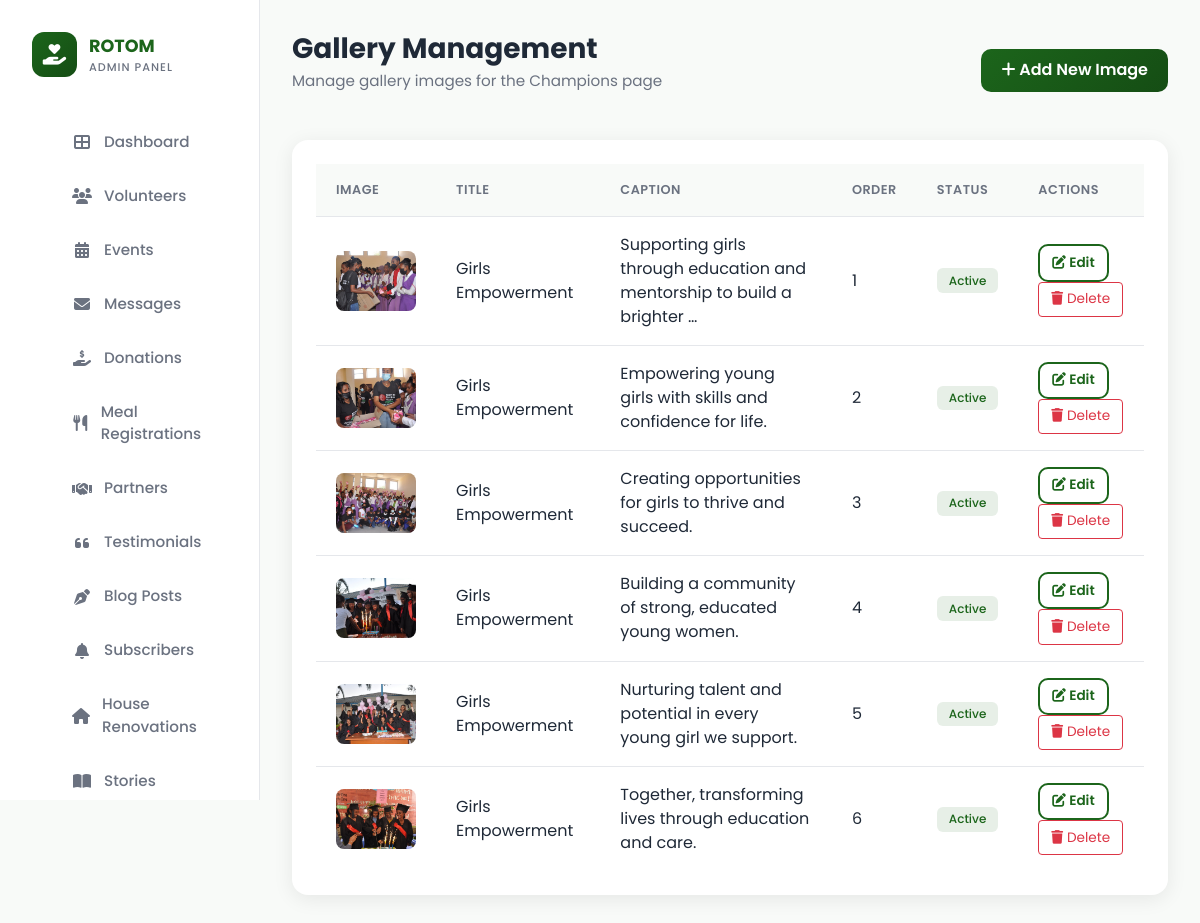
The app's page /dashboard/manage-gallery/ (signed in) with its own data.
### rotom/models.py (models this page shows, shortened)
class GalleryImage(models.Model):
    title = models.CharField(max_length=200, help_text="Image title (e.g., Girls Empowerment)")
    title_am = models.CharField(max_length=200, blank=True, help_text="Amharic translation of title (optional)")
    caption = models.TextField(help_text="Image caption/description")
    caption_am = models.TextField(blank=True, help_text="Amharic translation of caption (optional)")
    image = models.ImageField(upload_to='gallery/', help_text="Gallery photo")
    order = models.IntegerField(default=0, help_text="Display order (lower numbers appear first)")
    is_active = models.BooleanField(default=True, help_text="Check to display in gallery")
    created_at = models.DateTimeField(auto_now_add=True)
    updated_at = models.DateTimeField(auto_now=True)
    class Meta:
        ordering = ['order', '-created_at']
        verbose_name_plural = "Gallery Images"

### dashboard/views.py (the view)
# urls.py: path('manage-gallery/', views.manage_gallery, name='manage_gallery'),
@staff_member_required(login_url='dashboard:login')
def manage_gallery(request):
    search = request.GET.get('search', '')
    images = GalleryImage.objects.all().order_by('order', '-created_at')
    if search:
        images = images.filter(
            models.Q(title__icontains=search) |
            models.Q(caption__icontains=search)
        )
    paginator = Paginator(images, 12)
    images_paginated = paginator.get_page(request.GET.get('page'))
    return render(request, 'dashboard/manage_gallery.html', {
        'gallery_images': images_paginated,
        'search': search,
    })

### rotom/context_processors.py (called while the page is built)
def navbar_pattern(request):
    try:
        active_pattern = NavbarPattern.objects.filter(is_active=True).first()
    except Exception:
        active_pattern = None
    try:
        navbar_content = {obj.key: obj.value for obj in SiteContent.objects.filter(page='navbar')}
    except Exception:
        navbar_content = {}
    return {
        'navbar_pattern': active_pattern,
        'navbar_content': navbar_content,
    }

### dashboard/templates/dashboard/manage_gallery.html (shortened to what this page needs)
{% extends 'dashboard/base_admin.html' %}
{% block content %}
<div class="page-header d-flex justify-content-between align-items-center">
    <div>
        <h1 class="page-title">Gallery Management</h1>
        <p class="page-subtitle">Manage gallery images for the Champions page</p>
    </div>
    <a href="{% url 'dashboard:create_gallery_image' %}" class="btn btn-primary">
        <i class="fas fa-plus"></i> Add New Image
    </a>
</div>
<div class="card">
    <div class="card-body">
        {% if gallery_images %}
            <div class="table-responsive">
                <table class="table">
                    <thead>
                        <tr>
                            <th>Image</th>
                            <th>Title</th>
                            <th>Caption</th>
                            <th>Order</th>
                            <th>Status</th>
                            <th>Actions</th>
                        </tr>
                    </thead>
                    <tbody>
                        {% for image in gallery_images %}
                        <tr>
                            <td>
                                {% if image.image %}
                                    {% if image.image.name|slice:":7" == "images/" %}
                                        {% load static %}
                                        <img src="{{ image.image.url }}" alt="{{ image.title }}" style="width: 80px; height: 60px; object-fit: cover; border-radius: 8px;">
                                    {% else %}
                                        <img src="{{ image.image.url }}" alt="{{ image.title }}" style="width: 80px; height: 60px; object-fit: cover; border-radius: 8px;">
                                    {% endif %}
                                {% else %}
                                    <span class="text-muted">No image</span>
                                {% endif %}
                            </td>
                            <td>{{ image.title }}</td>
                            <td>{{ image.caption|truncatewords:10 }}</td>
                            <td>{{ image.order }}</td>
                            <td>
                                {% if image.is_active %}
                                    <span class="badge badge-success">Active</span>
                                {% else %}
                                    <span class="badge badge-warning">Inactive</span>
                                {% endif %}
                            </td>
                            <td>
                                <a href="{% url 'dashboard:edit_gallery_image' image.pk %}" class="btn btn-sm btn-outline-primary">
                                    <i class="fas fa-edit"></i> Edit
                                </a>
                                <form method="post" action="{% url 'dashboard:delete_gallery_image' image.pk %}" style="display: inline;" onsubmit="return confirm('Are you sure you want to delete this image?');">
                                    <button type="submit" class="btn btn-sm btn-outline-danger">
                                        <i class="fas fa-trash"></i> Delete
                                    </button>
                                </form>
                            </td>
                        </tr>
                        {% endfor %}
                    </tbody>
                </table>
            </div>
        {% endif %}
    </div>
</div>
{% endblock %}

### records on screen
GalleryImage: image (picture), title "Girls Empowerment", caption "Supporting girls through education and mentorship to build a brighter …", order "1", is_active "Active"
GalleryImage: image (picture), title "Girls Empowerment", caption "Empowering young girls with skills and confidence for life.", order "2", is_active "Active"
GalleryImage: image (picture), title "Girls Empowerment", caption "Creating opportunities for girls to thrive and succeed.", order "3", is_active "Active"
GalleryImage: image (picture), title "Girls Empowerment", caption "Building a community of strong, educated young women.", order "4", is_active "Active"
GalleryImage: image (picture), title "Girls Empowerment", caption "Nurturing talent and potential in every young girl we support.", order "5", is_active "Active"
GalleryImage: image (picture), title "Girls Empowerment", caption "Together, transforming lives through education and care.", order "6", is_active "Active"
